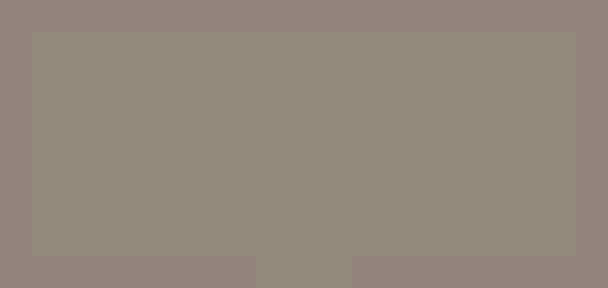

Below is a game level as drawn by its tile map, then a one-line description and the .tmx file that defines it, in full:
An orthogonal 19x9 tile map with 32x32 px tiles, 1 tile layer (cave).

<map version="1.10" tiledversion="1.10.1" orientation="orthogonal" renderorder="right-down" width="19" height="9" tilewidth="32" tileheight="32" infinite="0" nextlayerid="2" nextobjectid="1">
 <editorsettings>
  <export target="../assets/tilemaps/cave.json" format="json" />
 </editorsettings>
 <tileset firstgid="1" name="tileset" tilewidth="32" tileheight="32" tilecount="256" columns="16">
  <image source="../assets/tilemaps/tileset.png" width="512" height="512" />
  <tile id="3">
   <properties>
    <property name="collides" type="bool" value="false" />
   </properties>
  </tile>
  <tile id="4">
   <properties>
    <property name="collides" type="bool" value="true" />
   </properties>
  </tile>
 </tileset>
 <layer id="1" name="cave" width="19" height="9">
  <data encoding="csv">
5,5,5,5,5,5,5,5,5,5,5,5,5,5,5,5,5,5,5,
5,4,4,4,4,4,4,4,4,4,4,4,4,4,4,4,4,4,5,
5,4,4,4,4,4,4,4,4,4,4,4,4,4,4,4,4,4,5,
5,4,4,4,4,4,4,4,4,4,4,4,4,4,4,4,4,4,5,
5,4,4,4,4,4,4,4,4,4,4,4,4,4,4,4,4,4,5,
5,4,4,4,4,4,4,4,4,4,4,4,4,4,4,4,4,4,5,
5,4,4,4,4,4,4,4,4,4,4,4,4,4,4,4,4,4,5,
5,4,4,4,4,4,4,4,4,4,4,4,4,4,4,4,4,4,5,
5,5,5,5,5,5,5,5,4,4,4,5,5,5,5,5,5,5,5
</data>
 </layer>
</map>
